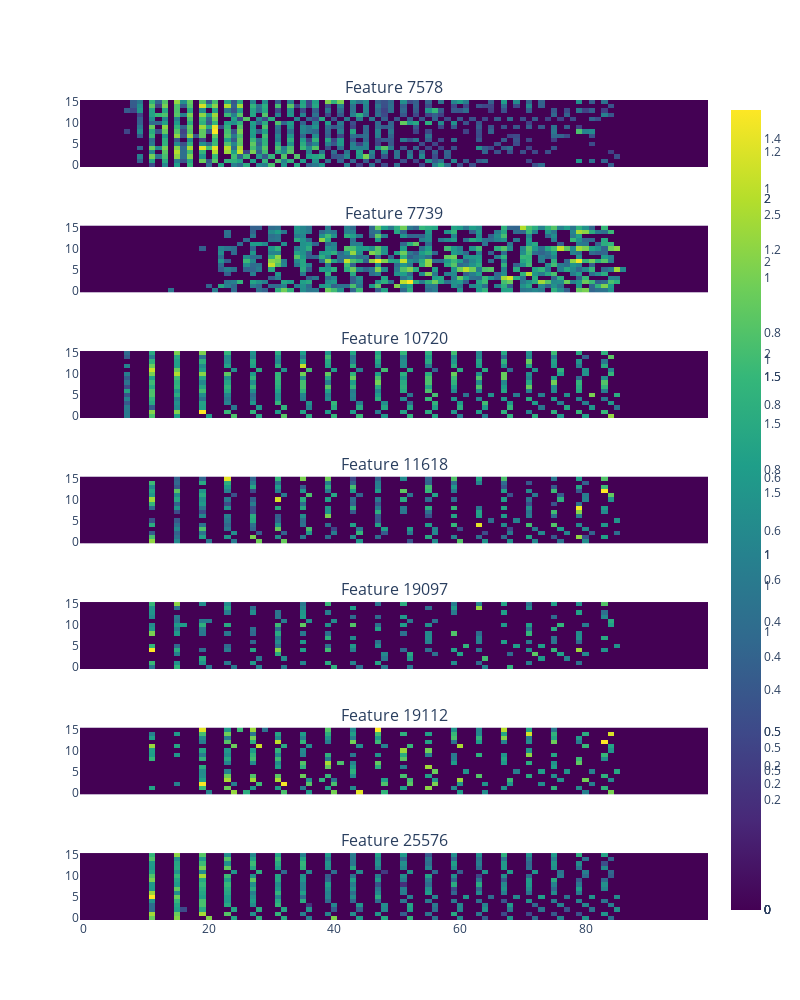

Source (notebook cell):
### Code cell
from plotly.subplots import make_subplots
import plotly.graph_objects as go

task_features = features["antonyms"]

fig = make_subplots(rows=len(task_features),
                    subplot_titles=[f"Feature {x}" for x in task_features],
                    shared_xaxes=True)

for i, feature in enumerate(task_features):
    acts = feature_activations[:, :100, feature]

    heatmap = go.Heatmap(
        z=acts,
        colorscale="Viridis",
    )

    fig.add_trace(heatmap, row=i + 1, col=1)

fig.update_layout(height=1000, width=800)
fig.show()

### Figure 1 — Plotly figure (JSON) as saved in the notebook; plotly's stock layout.template omitted (floating-point values rounded to 4 significant figures; data arrays with more than 128 entries replaced by an {"elided": "..."} marker saying what was removed)
{"data": [{"colorscale": [[0, "#440154"], [0.1111, "#482878"], [0.2222, "#3e4989"], [0.3333, "#31688e"], [0.4444, "#26828e"], [0.5556, "#1f9e89"], [0.6667, "#35b779"], [0.7778, "#6ece58"], [0.8889, "#b5de2b"], [1, "#fde725"]], "type": "heatmap", "xaxis": "x", "yaxis": "y", "z": {"elided": "16x100 float values"}}, {"colorscale": [[0, "#440154"], [0.1111, "#482878"], [0.2222, "#3e4989"], [0.3333, "#31688e"], [0.4444, "#26828e"], [0.5556, "#1f9e89"], [0.6667, "#35b779"], [0.7778, "#6ece58"], [0.8889, "#b5de2b"], [1, "#fde725"]], "type": "heatmap", "xaxis": "x2", "yaxis": "y2", "z": {"elided": "16x100 float values"}}, {"colorscale": [[0, "#440154"], [0.1111, "#482878"], [0.2222, "#3e4989"], [0.3333, "#31688e"], [0.4444, "#26828e"], [0.5556, "#1f9e89"], [0.6667, "#35b779"], [0.7778, "#6ece58"], [0.8889, "#b5de2b"], [1, "#fde725"]], "type": "heatmap", "xaxis": "x3", "yaxis": "y3", "z": {"elided": "16x100 float values"}}, {"colorscale": [[0, "#440154"], [0.1111, "#482878"], [0.2222, "#3e4989"], [0.3333, "#31688e"], [0.4444, "#26828e"], [0.5556, "#1f9e89"], [0.6667, "#35b779"], [0.7778, "#6ece58"], [0.8889, "#b5de2b"], [1, "#fde725"]], "type": "heatmap", "xaxis": "x4", "yaxis": "y4", "z": {"elided": "16x100 float values"}}, {"colorscale": [[0, "#440154"], [0.1111, "#482878"], [0.2222, "#3e4989"], [0.3333, "#31688e"], [0.4444, "#26828e"], [0.5556, "#1f9e89"], [0.6667, "#35b779"], [0.7778, "#6ece58"], [0.8889, "#b5de2b"], [1, "#fde725"]], "type": "heatmap", "xaxis": "x5", "yaxis": "y5", "z": {"elided": "16x100 float values"}}, {"colorscale": [[0, "#440154"], [0.1111, "#482878"], [0.2222, "#3e4989"], [0.3333, "#31688e"], [0.4444, "#26828e"], [0.5556, "#1f9e89"], [0.6667, "#35b779"], [0.7778, "#6ece58"], [0.8889, "#b5de2b"], [1, "#fde725"]], "type": "heatmap", "xaxis": "x6", "yaxis": "y6", "z": {"elided": "16x100 float values"}}, {"colorscale": [[0, "#440154"], [0.1111, "#482878"], [0.2222, "#3e4989"], [0.3333, "#31688e"], [0.4444, "#26828e"], [0.5556, "#1f9e89"], [0.6667, "#35b779"], [0.7778, "#6ece58"], [0.8889, "#b5de2b"], [1, "#fde725"]], "type": "heatmap", "xaxis": "x7", "yaxis": "y7", "z": {"elided": "16x100 float values"}}], "layout": {"annotations": [{"font": {"size": 16}, "showarrow": false, "text": "Feature 7578", "x": 0.5, "xanchor": "center", "xref": "paper", "y": 1.0, "yanchor": "bottom", "yref": "paper"}, {"font": {"size": 16}, "showarrow": false, "text": "Feature 7739", "x": 0.5, "xanchor": "center", "xref": "paper", "y": 0.8469, "yanchor": "bottom", "yref": "paper"}, {"font": {"size": 16}, "showarrow": false, "text": "Feature 10720", "x": 0.5, "xanchor": "center", "xref": "paper", "y": 0.6939, "yanchor": "bottom", "yref": "paper"}, {"font": {"size": 16}, "showarrow": false, "text": "Feature 11618", "x": 0.5, "xanchor": "center", "xref": "paper", "y": 0.5408, "yanchor": "bottom", "yref": "paper"}, {"font": {"size": 16}, "showarrow": false, "text": "Feature 19097", "x": 0.5, "xanchor": "center", "xref": "paper", "y": 0.3878, "yanchor": "bottom", "yref": "paper"}, {"font": {"size": 16}, "showarrow": false, "text": "Feature 19112", "x": 0.5, "xanchor": "center", "xref": "paper", "y": 0.2347, "yanchor": "bottom", "yref": "paper"}, {"font": {"size": 16}, "showarrow": false, "text": "Feature 25576", "x": 0.5, "xanchor": "center", "xref": "paper", "y": 0.08163, "yanchor": "bottom", "yref": "paper"}], "height": 1000, "width": 800, "xaxis": {"anchor": "y", "domain": [0, 1], "matches": "x7", "showticklabels": false}, "xaxis2": {"anchor": "y2", "domain": [0, 1], "matches": "x7", "showticklabels": false}, "xaxis3": {"anchor": "y3", "domain": [0, 1], "matches": "x7", "showticklabels": false}, "xaxis4": {"anchor": "y4", "domain": [0, 1], "matches": "x7", "showticklabels": false}, "xaxis5": {"anchor": "y5", "domain": [0, 1], "matches": "x7", "showticklabels": false}, "xaxis6": {"anchor": "y6", "domain": [0, 1], "matches": "x7", "showticklabels": false}, "xaxis7": {"anchor": "y7", "domain": [0, 1]}, "yaxis": {"anchor": "x", "domain": [0.9184, 1.0]}, "yaxis2": {"anchor": "x2", "domain": [0.7653, 0.8469]}, "yaxis3": {"anchor": "x3", "domain": [0.6122, 0.6939]}, "yaxis4": {"anchor": "x4", "domain": [0.4592, 0.5408]}, "yaxis5": {"anchor": "x5", "domain": [0.3061, 0.3878]}, "yaxis6": {"anchor": "x6", "domain": [0.1531, 0.2347]}, "yaxis7": {"anchor": "x7", "domain": [0, 0.08163]}}}
